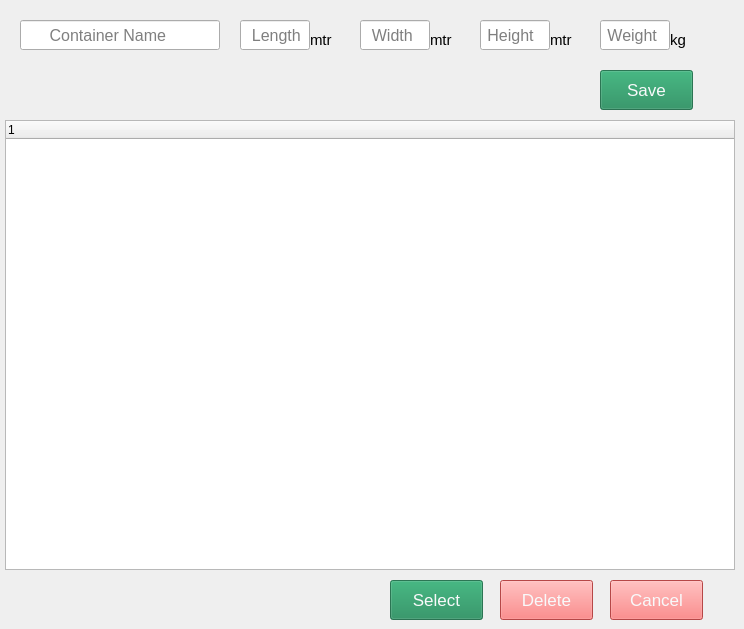
      <widget class="QWidget" name="SelectAddContainer">
       <widget class="QLineEdit" name="AddContainerHeight">
        <property name="geometry">
         <rect>
          <x>480</x>
          <y>20</y>
          <width>70</width>
          <height>30</height>
         </rect>
        </property>
        <property name="font">
         <font>
          <pointsize>12</pointsize>
         </font>
        </property>
        <property name="placeholderText">
         <string> Height</string>
        </property>
       </widget>
       <widget class="QLineEdit" name="AddContainerWeight">
        <property name="geometry">
         <rect>
          <x>600</x>
          <y>20</y>
          <width>70</width>
          <height>30</height>
         </rect>
        </property>
        <property name="font">
         <font>
          <pointsize>12</pointsize>
         </font>
        </property>
        <property name="placeholderText">
         <string> Weight</string>
        </property>
       </widget>
       <widget class="QLabel" name="label_55">
        <property name="geometry">
         <rect>
          <x>310</x>
          <y>30</y>
          <width>30</width>
          <height>20</height>
         </rect>
        </property>
        <property name="font">
         <font>
          <pointsize>11</pointsize>
         </font>
        </property>
        <property name="text">
         <string>mtr</string>
        </property>
       </widget>
       <widget class="QLabel" name="label_56">
        <property name="geometry">
         <rect>
          <x>670</x>
          <y>30</y>
          <width>30</width>
          <height>20</height>
         </rect>
        </property>
        <property name="font">
         <font>
          <pointsize>11</pointsize>
         </font>
        </property>
        <property name="text">
         <string>kg</string>
        </property>
       </widget>
       <widget class="QLineEdit" name="AddContainerLength">
        <property name="geometry">
         <rect>
          <x>240</x>
          <y>20</y>
          <width>70</width>
          <height>30</height>
         </rect>
        </property>
        <property name="font">
         <font>
          <pointsize>12</pointsize>
         </font>
        </property>
        <property name="placeholderText">
         <string>  Length</string>
        </property>
       </widget>
       <widget class="QLineEdit" name="AddContainerName">
        <property name="geometry">
         <rect>
          <x>20</x>
          <y>20</y>
          <width>200</width>
          <height>30</height>
         </rect>
        </property>
        <property name="font">
         <font>
          <pointsize>12</pointsize>
         </font>
        </property>
        <property name="placeholderText">
         <string>      Container Name</string>
        </property>
       </widget>
       <widget class="QPushButton" name="SelectContainerforLoading">
        <property name="geometry">
         <rect>
          <x>390</x>
          <y>580</y>
          <width>93</width>
          <height>40</height>
         </rect>
        </property>
        <property name="font">
         <font>
          <pointsize>13</pointsize>
         </font>
        </property>
        <property name="cursor">
         <cursorShape>PointingHandCursor</cursorShape>
        </property>
        <property name="styleSheet">
         <string notr="true">background-color:rgba(25,135,84,0.8);
color:rgba(248,249,250,1);
</string>
        </property>
        <property name="text">
         <string>Select</string>
        </property>
       </widget>
       <widget class="QLineEdit" name="AddContainerWidth">
        <property name="geometry">
         <rect>
          <x>360</x>
          <y>20</y>
          <width>70</width>
          <height>30</height>
         </rect>
        </property>
        <property name="font">
         <font>
          <pointsize>12</pointsize>
         </font>
        </property>
        <property name="placeholderText">
         <string>  Width</string>
        </property>
       </widget>
       <widget class="QPushButton" name="CancleContainer">
        <property name="geometry">
         <rect>
          <x>610</x>
          <y>580</y>
          <width>93</width>
          <height>40</height>
         </rect>
        </property>
        <property name="font">
         <font>
          <pointsize>13</pointsize>
         </font>
        </property>
        <property name="cursor">
         <cursorShape>PointingHandCursor</cursorShape>
        </property>
        <property name="styleSheet">
         <string notr="true">
background-color: rgb(255, 99, 99);
color:rgba(248,249,250,1);
</string>
        </property>
        <property name="text">
         <string>Cancel</string>
        </property>
       </widget>
       <widget class="QPushButton" name="ContainerSave">
        <property name="geometry">
         <rect>
          <x>600</x>
          <y>70</y>
          <width>93</width>
          <height>40</height>
         </rect>
        </property>
        <property name="font">
         <font>
          <pointsize>13</pointsize>
         </font>
        </property>
        <property name="cursor">
         <cursorShape>PointingHandCursor</cursorShape>
        </property>
        <property name="styleSheet">
         <string notr="true">background-color:rgba(25,135,84,0.8);
color:rgba(248,249,250,1);
</string>
        </property>
        <property name="text">
         <string>Save</string>
        </property>
       </widget>
       <widget class="QLabel" name="label_57">
        <property name="geometry">
         <rect>
          <x>550</x>
          <y>30</y>
          <width>30</width>
          <height>20</height>
         </rect>
        </property>
        <property name="font">
         <font>
          <pointsize>11</pointsize>
         </font>
        </property>
        <property name="text">
         <string>mtr</string>
        </property>
       </widget>
       <widget class="QLabel" name="label_58">
        <property name="geometry">
         <rect>
          <x>430</x>
          <y>30</y>
          <width>30</width>
          <height>20</height>
         </rect>
        </property>
        <property name="font">
         <font>
          <pointsize>11</pointsize>
         </font>
        </property>
        <property name="text">
         <string>mtr</string>
        </property>
       </widget>
       <widget class="QTreeWidget" name="ContainerTreeWidget">
        <property name="geometry">
         <rect>
          <x>5</x>
          <y>120</y>
          <width>730</width>
          <height>450</height>
         </rect>
        </property>
        <column>
         <property name="text">
          <string notr="true">1</string>
         </property>
        </column>
       </widget>
       <widget class="QPushButton" name="DeleteContainer">
        <property name="geometry">
         <rect>
          <x>500</x>
          <y>580</y>
          <width>93</width>
          <height>40</height>
         </rect>
        </property>
        <property name="font">
         <font>
          <pointsize>13</pointsize>
         </font>
        </property>
        <property name="cursor">
         <cursorShape>PointingHandCursor</cursorShape>
        </property>
        <property name="styleSheet">
         <string notr="true">
background-color: rgb(255, 99, 99);
color:rgba(248,249,250,1);
</string>
        </property>
        <property name="text">
         <string>Delete</string>
        </property>
       </widget>
      </widget>
